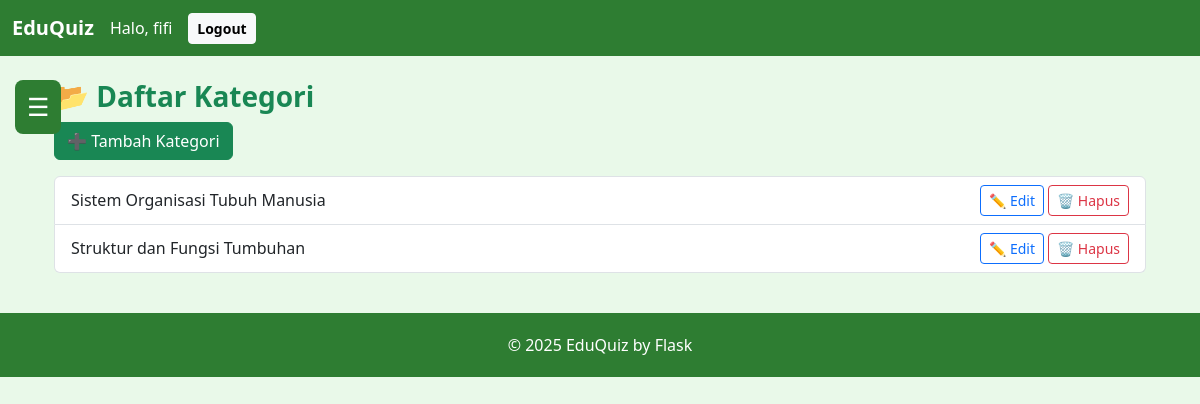
/teacher/category/list (signed in), run on the app's committed database.
### models.py (models this page shows)
class User(UserMixin, db.Model):
    __tablename__ = 'user'
    id = db.Column(db.Integer, primary_key=True)
    username = db.Column(db.String(64), unique=True, nullable=False, index=True)
    email = db.Column(db.String(120), unique=True, index=True)
    password_hash = db.Column(db.String(128))
    role = db.Column(db.Enum(Role), default=Role.student)
    created_at = db.Column(db.DateTime, default=datetime.utcnow)
    materials = db.relationship('Material', backref='author', lazy=True)
    quizzes = db.relationship('Quiz', backref='creator', lazy=True)
    submissions = db.relationship('Submission', backref='user', lazy=True)

class Category(db.Model):
    __tablename__ = 'category'
    id = db.Column(db.Integer, primary_key=True)
    name = db.Column(db.String(128), nullable=False, unique=True)
    materials = db.relationship('Material', backref='category', lazy=True)
    quizzes = db.relationship('Quiz', backref='category', lazy=True)

### app.py (the view)
    @app.route('/teacher/categories')
    @app.route('/teacher/category/list')
    @login_required
    def teacher_categories():
        if current_user.role != Role.teacher:
            flash("Akses ditolak.", "danger")
            return redirect(url_for('index'))
        categories = Category.query.all()
        return render_template('teacher/categories.html', categories=categories)

### templates/teacher/categories.html
{% extends 'base.html' %}
{% block content %}
<div class="container mt-4">
  <h3 class="fw-bold text-success">📂 Daftar Kategori</h3>
  <a href="{{ url_for('create_category') }}" class="btn btn-success mb-3">➕ Tambah Kategori</a>
  {% if categories %}
    <ul class="list-group">
      {% for cat in categories %}
        <li class="list-group-item d-flex justify-content-between align-items-center">
          {{ cat.name }}
          <div>
            <a href="{{ url_for('edit_category', id=cat.id) }}" class="btn btn-sm btn-outline-primary">✏️ Edit</a>
            <form action="{{ url_for('delete_category', id=cat.id) }}" method="POST" style="display:inline;">
              <button type="submit" class="btn btn-sm btn-outline-danger" onclick="return confirm('Yakin ingin menghapus kategori ini?')">🗑️ Hapus</button>
            </form>
          </div>
        </li>
      {% endfor %}
    </ul>
  {% else %}
    <div class="alert alert-warning mt-3">Belum ada kategori.</div>
  {% endif %}
</div>
{% endblock %}

### templates/base.html (shortened to what this page needs)
<!DOCTYPE html>
<html lang="id">
<head>
  <link href="https://cdn.jsdelivr.net/npm/bootstrap@5.3.0/dist/css/bootstrap.min.css" rel="stylesheet">
</head>
<body>
  <nav class="navbar navbar-expand-lg navbar-dark">
    <div class="container-fluid">
      <a class="navbar-brand fw-bold" href="{{ url_for('index') }}">EduQuiz</a>
      <div class="collapse navbar-collapse" id="navMenu">
        <div class="d-flex align-items-center">
          {% if current_user.is_authenticated %}
            <span class="navbar-text me-3">
              Halo, {{ current_user.username }}
            </span>
            <a href="{{ url_for('logout') }}" class="btn btn-light btn-sm fw-bold">
              Logout
            </a>
          {% else %}
            <a href="{{ url_for('login') }}" class="btn btn-light btn-sm me-2">Login</a>
            <a href="{{ url_for('register') }}" class="btn btn-success btn-sm">Register</a>
          {% endif %}
        </div>
      </div>
    </div>
  </nav>
  <button id="hamburgerBtn">☰</button>
  <div class="container mt-4">
    {% block content %}{% endblock %}
  </div>
  <footer>© 2025 EduQuiz by Flask</footer>
</body>
</html>

### templates/base.html (style rules this page uses)
body { background-color: #e9f9e9; }
.navbar { background-color: #2e7d32 !important; }
.navbar-brand, .nav-link, .navbar-text { color: #fff !important; font-weight: 500; }
footer { margin-top: 40px; padding: 20px; text-align: center; background-color: #2e7d32; color: white; }
#hamburgerBtn { position: fixed; top: 80px; left: 15px; z-index: 1000; background: #2e7d32; border: none; color: white; font-size: 25px; padding: 8px 12px; border-radius: 8px; }

### data on the page
User: username "fifi"
Category: name "Sistem Organisasi Tubuh Manusia"
Category: name "Struktur dan Fungsi Tumbuhan"
